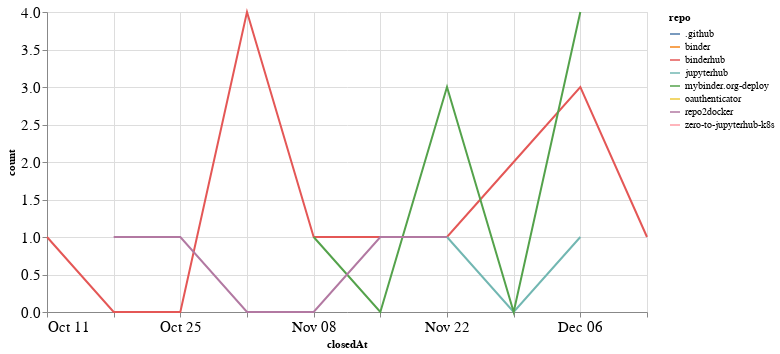

The notebook cell saved with this chart:
### Code cell
closed_by_time = closed_by.groupby('repo').resample('W', on='closedAt').count()['author'].reset_index()
closed_by_time = closed_by_time.rename(columns={'author': 'count'})

alt.Chart(closed_by_time, width=600).mark_line().encode(
    x='closedAt',
    y='count',
    color='repo',
    tooltip="repo"
)

### Figure 1 — Vega-Lite specification as saved in the notebook (floating-point values rounded to 4 significant figures)
{"config": {"axisLeft": {"labelFontSize": 15}, "axisBottom": {"labelFontSize": 15}}, "data": {"name": "data-fe011421c970941eec39b536a10e545c"}, "mark": "line", "encoding": {"color": {"type": "nominal", "field": "repo"}, "tooltip": {"type": "nominal", "field": "repo"}, "x": {"type": "temporal", "field": "closedAt"}, "y": {"type": "quantitative", "field": "count"}}, "width": 600, "$schema": "https://vega.github.io/schema/vega-lite/v4.8.1.json", "datasets": {"data-fe011421c970941eec39b536a10e545c": [{"repo": ".github", "closedAt": "2020-12-06T00:00:00", "count": 1}, {"repo": "binder", "closedAt": "2020-11-15T00:00:00", "count": 1}, {"repo": "binderhub", "closedAt": "2020-10-11T00:00:00", "count": 1}, {"repo": "binderhub", "closedAt": "2020-10-18T00:00:00", "count": 0}, {"repo": "binderhub", "closedAt": "2020-10-25T00:00:00", "count": 0}, {"repo": "binderhub", "closedAt": "2020-11-01T00:00:00", "count": 4}, {"repo": "binderhub", "closedAt": "2020-11-08T00:00:00", "count": 1}, {"repo": "binderhub", "closedAt": "2020-11-15T00:00:00", "count": 1}, {"repo": "binderhub", "closedAt": "2020-11-22T00:00:00", "count": 1}, {"repo": "binderhub", "closedAt": "2020-11-29T00:00:00", "count": 2}, {"repo": "binderhub", "closedAt": "2020-12-06T00:00:00", "count": 3}, {"repo": "binderhub", "closedAt": "2020-12-13T00:00:00", "count": 1}, {"repo": "jupyterhub", "closedAt": "2020-11-22T00:00:00", "count": 1}, {"repo": "jupyterhub", "closedAt": "2020-11-29T00:00:00", "count": 0}, {"repo": "jupyterhub", "closedAt": "2020-12-06T00:00:00", "count": 1}, {"repo": "mybinder.org-deploy", "closedAt": "2020-11-08T00:00:00", "count": 1}, {"repo": "mybinder.org-deploy", "closedAt": "2020-11-15T00:00:00", "count": 0}, {"repo": "mybinder.org-deploy", "closedAt": "2020-11-22T00:00:00", "count": 3}, {"repo": "mybinder.org-deploy", "closedAt": "2020-11-29T00:00:00", "count": 0}, {"repo": "mybinder.org-deploy", "closedAt": "2020-12-06T00:00:00", "count": 4}, {"repo": "oauthenticator", "closedAt": "2020-11-22T00:00:00", "count": 1}, {"repo": "repo2docker", "closedAt": "2020-10-18T00:00:00", "count": 1}, {"repo": "repo2docker", "closedAt": "2020-10-25T00:00:00", "count": 1}, {"repo": "repo2docker", "closedAt": "2020-11-01T00:00:00", "count": 0}, {"repo": "repo2docker", "closedAt": "2020-11-08T00:00:00", "count": 0}, {"repo": "repo2docker", "closedAt": "2020-11-15T00:00:00", "count": 1}, {"repo": "repo2docker", "closedAt": "2020-11-22T00:00:00", "count": 1}, {"repo": "zero-to-jupyterhub-k8s", "closedAt": "2020-10-18T00:00:00", "count": 1}]}}
